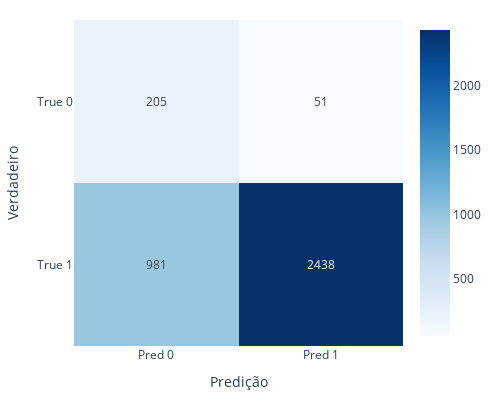

Notebook cell for this chart:
### Code cell
conf_matrix_df = pd.DataFrame(conf_matrix_log, index=['True 0', 'True 1'], columns=['Pred 0', 'Pred 1'])
fig = px.imshow(conf_matrix_df, text_auto=True, color_continuous_scale='Blues', aspect='auto')
fig.update_layout(
    xaxis_title='Predição', yaxis_title='Verdadeiro',
    width=500,
    height=400,
    margin=dict(l=20, r=20, t=20, b=20))
fig.write_image("plots/mat_log.pdf", engine="kaleido")
fig.show()

### Figure 1 — Plotly figure (JSON) as saved in the notebook; plotly's stock layout.template omitted (floating-point values rounded to 4 significant figures)
{"data": [{"coloraxis": "coloraxis", "hovertemplate": "x: %{x}<br>y: %{y}<br>color: %{z}<extra></extra>", "name": "0", "texttemplate": "%{z}", "type": "heatmap", "x": ["Pred 0", "Pred 1"], "xaxis": "x", "y": ["True 0", "True 1"], "yaxis": "y", "z": [[205, 51], [981, 2438]]}], "layout": {"coloraxis": {"colorscale": [[0, "rgb(247,251,255)"], [0.125, "rgb(222,235,247)"], [0.25, "rgb(198,219,239)"], [0.375, "rgb(158,202,225)"], [0.5, "rgb(107,174,214)"], [0.625, "rgb(66,146,198)"], [0.75, "rgb(33,113,181)"], [0.875, "rgb(8,81,156)"], [1, "rgb(8,48,107)"]]}, "height": 400, "margin": {"b": 20, "l": 20, "r": 20, "t": 20}, "width": 500, "xaxis": {"anchor": "y", "domain": [0, 1], "title": {"text": "Predição"}}, "yaxis": {"anchor": "x", "autorange": "reversed", "domain": [0, 1], "title": {"text": "Verdadeiro"}}}}
